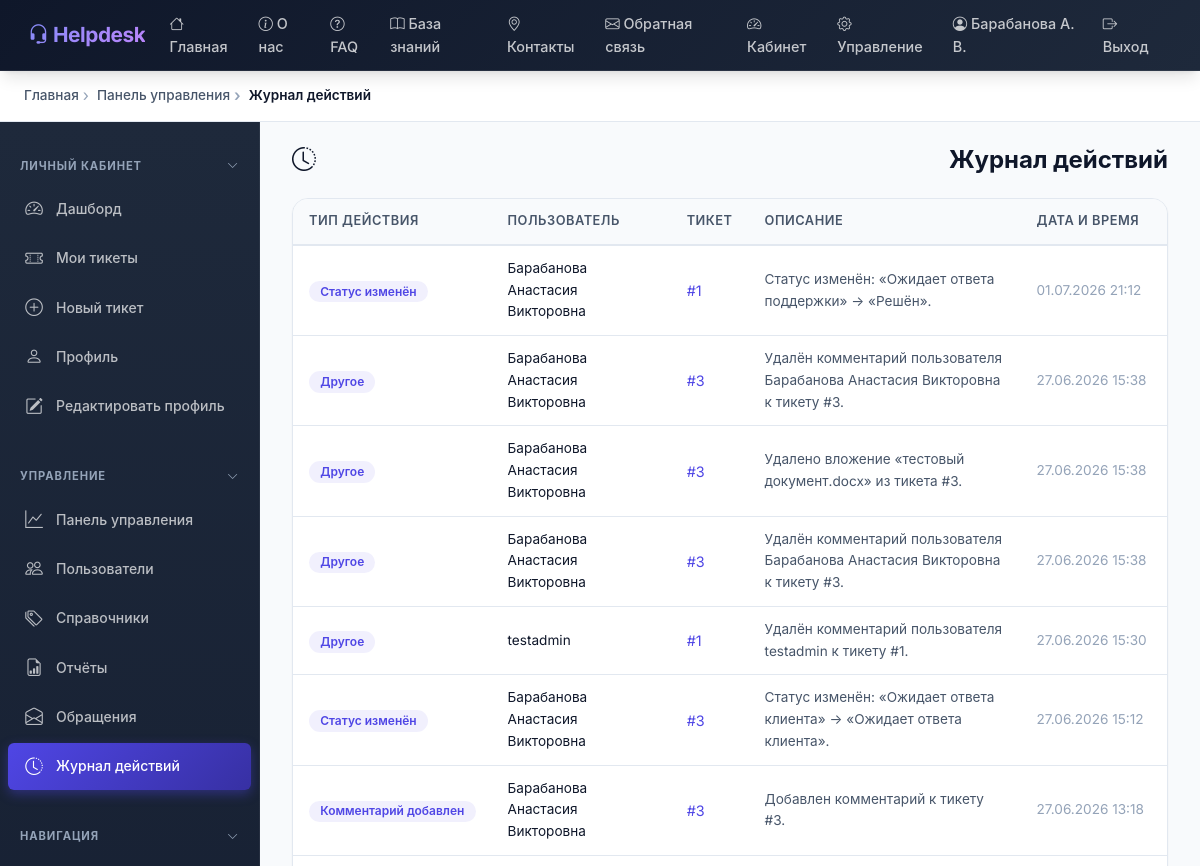
The app's page /admin-panel/activity/ (signed in, upper part), older data.
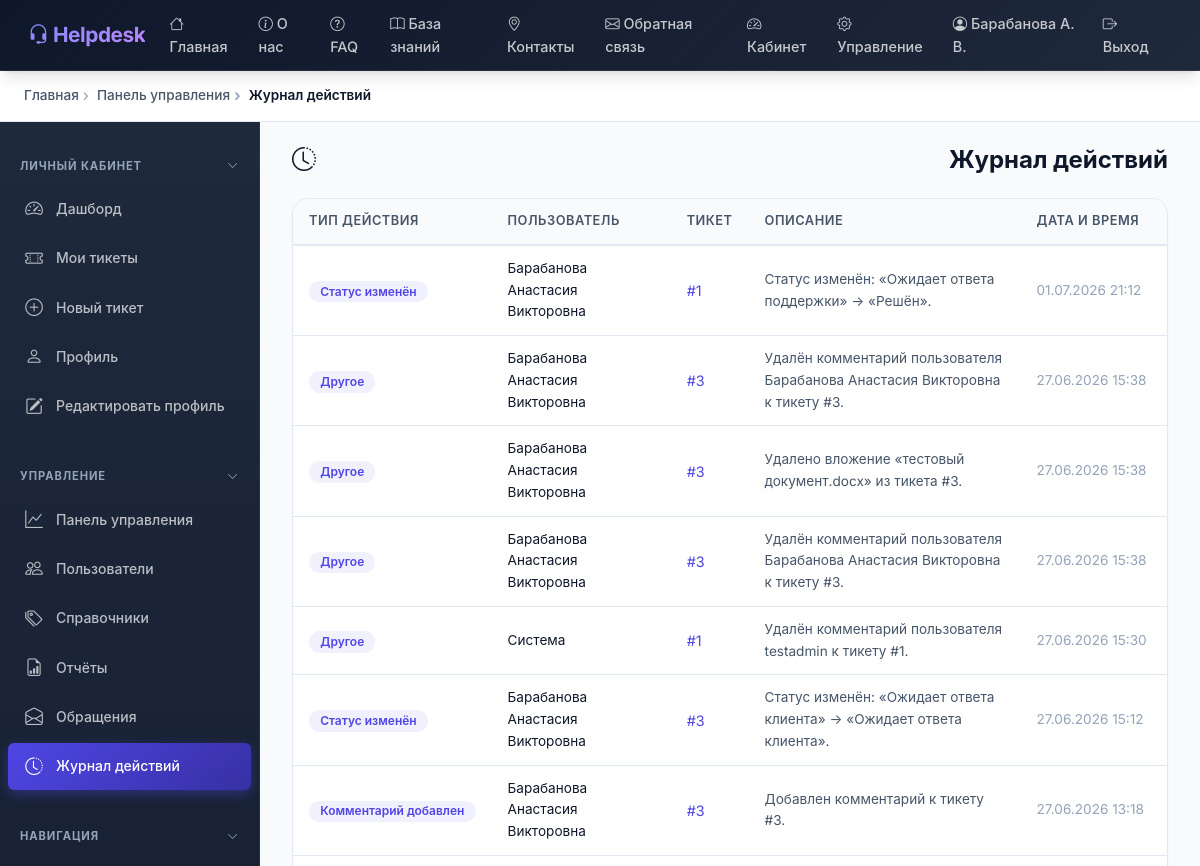
The same page, newer data.
### helpdesk/models.py (models this page shows, shortened)
class ActivityLog(models.Model):
    class ActionType(models.TextChoices):
        TICKET_CREATED = 'TICKET_CREATED', 'Тикет создан'
        TICKET_UPDATED = 'TICKET_UPDATED', 'Тикет обновлён'
        TICKET_CLOSED = 'TICKET_CLOSED', 'Тикет закрыт'
        STATUS_CHANGED = 'STATUS_CHANGED', 'Статус изменён'
        ASSIGNEE_CHANGED = 'ASSIGNEE_CHANGED', 'Исполнитель назначен'
        COMMENT_ADDED = 'COMMENT_ADDED', 'Комментарий добавлен'
        FILE_UPLOADED = 'FILE_UPLOADED', 'Файл загружен'
        OTHER = 'OTHER', 'Другое'
    user = models.ForeignKey(
        User,
        on_delete=models.SET_NULL,
        null=True,
        blank=True,
        related_name='activity_logs',
        verbose_name='Пользователь',
    )
    ticket = models.ForeignKey(
        Ticket,
        on_delete=models.CASCADE,
        null=True,
        blank=True,
        related_name='activity_logs',
        verbose_name='Тикет',
    )
    action_type = models.CharField(
        max_length=20,
        choices=ActionType.choices,
        default=ActionType.OTHER,
        verbose_name='Тип действия',
    )
    description = models.TextField(
        blank=True,
        default='',
        verbose_name='Описание',
        help_text='Подробное описание выполненного действия.',
    )
    created_at = models.DateTimeField(
        auto_now_add=True,
        verbose_name='Дата и время',
    )
    class Meta:
        verbose_name = 'Запись журнала'
        verbose_name_plural = 'Журнал действий'
        ordering = ['-created_at']

class User(AbstractUser):
    class Role(models.TextChoices):
        CLIENT = 'CLIENT', 'Клиент'
        SUPPORT = 'SUPPORT', 'Саппорт'
        ADMIN = 'ADMIN', 'Администратор'
    role = models.CharField(
        max_length=10,
        choices=Role.choices,
        default=Role.CLIENT,
        verbose_name='Роль',
        help_text='Роль определяет уровень доступа пользователя в системе.',
    )
    patronymic = models.CharField(
        max_length=150,
        blank=True,
        default='',
        verbose_name='Отчество',
    )
    phone = models.CharField(
        max_length=20,
        blank=True,
        default='',
        verbose_name='Телефон',
        help_text='Контактный номер телефона.',
    )
    department = models.ForeignKey(
        Department,
        on_delete=models.SET_NULL,
        null=True,
        blank=True,
        related_name='employees',
        verbose_name='Отдел',
        help_text='Отдел, к которому прикреплён сотрудник.',
    )
    avatar = models.ImageField(
        upload_to='avatars/%Y/%m/',
        blank=True,
        null=True,
        verbose_name='Аватар',
        help_text='Фотография профиля пользователя.',
    )
    bio = models.TextField(
        blank=True,
        default='',
        verbose_name='О себе',
        help_text='Краткая информация о пользователе.',
    )
    class Meta:
        verbose_name = 'Пользователь'
        verbose_name_plural = 'Пользователи'
        ordering = ['last_name', 'first_name']
    def __str__(self) -> str:
        full_name = f'{self.last_name} {self.first_name} {self.patronymic}'.strip()
        return full_name if full_name else self.username
    @property
    def short_name(self) -> str:
        parts = [self.last_name]
        if self.first_name:
            parts.append(f'{self.first_name[0]}.')
        if self.patronymic:
            parts.append(f'{self.patronymic[0]}.')
        return ' '.join(parts).strip() or self.username
    @property
    def is_client(self) -> bool:
        return self.role == self.Role.CLIENT

class Ticket(models.Model):
    title = models.CharField(
        max_length=300,
        verbose_name='Тема обращения',
        help_text='Кратко опишите суть проблемы или вопроса.',
    )
    description = models.TextField(
        verbose_name='Описание',
        help_text='Подробное описание обращения.',
    )
    author = models.ForeignKey(
        User,
        on_delete=models.CASCADE,
        related_name='created_tickets',
        verbose_name='Автор',
        help_text='Пользователь, создавший тикет.',
    )
    assignee = models.ForeignKey(
        User,
        on_delete=models.SET_NULL,
        null=True,
        blank=True,
        related_name='assigned_tickets',
        verbose_name='Исполнитель',
        help_text='Сотрудник поддержки, назначенный на обработку тикета.',
    )
    category = models.ForeignKey(
        TicketCategory,
        on_delete=models.PROTECT,
        related_name='tickets',
        verbose_name='Категория',
    )
    status = models.ForeignKey(
        TicketStatus,
        on_delete=models.PROTECT,
        related_name='tickets',
        verbose_name='Статус',
    )
    priority = models.ForeignKey(
        TicketPriority,
        on_delete=models.PROTECT,
        related_name='tickets',
        verbose_name='Приоритет',
    )
    department = models.ForeignKey(
        Department,
        on_delete=models.SET_NULL,
        null=True,
        blank=True,
        related_name='tickets',
        verbose_name='Отдел-исполнитель',
    )
    created_at = models.DateTimeField(
        auto_now_add=True,
        verbose_name='Дата создания',
    )
    updated_at = models.DateTimeField(
        auto_now=True,
        verbose_name='Дата обновления',
    )
    closed_at = models.DateTimeField(
        null=True,
        blank=True,
        verbose_name='Дата закрытия',
    )
    class Meta:
        verbose_name = 'Тикет'
        verbose_name_plural = 'Тикеты'
        ordering = ['-created_at']

### helpdesk/views.py (the view)
    def wrapper(request, *args, **kwargs):
        if not request.user.is_authenticated:
            return redirect('login')
        if request.user.is_client:
            messages.error(request, 'У вас нет доступа к этому разделу.')
            return redirect('dashboard')
        return view_func(request, *args, **kwargs)

### helpdesk/templatetags/helpdesk_tags.py (called while the page is built)
@register.simple_tag
def active_link(request, url_name, *args):
    from django.urls import reverse
    try:
        url = reverse(url_name, args=args)
        if request.path == url:
            return 'active'
    except Exception:
        pass
    return ''

### helpdesk/views.py (called while the page is built)
def staff_required(view_func):
    def wrapper(request, *args, **kwargs):
        if not request.user.is_authenticated:
            return redirect('login')
        if request.user.is_client:
            messages.error(request, 'У вас нет доступа к этому разделу.')
            return redirect('dashboard')
        return view_func(request, *args, **kwargs)
    wrapper.__name__ = view_func.__name__
    wrapper.__doc__ = view_func.__doc__
    return wrapper

@staff_required
def admin_activity_log_view(request):
    logs = ActivityLog.objects.select_related('user', 'ticket').order_by('-created_at')[:100]
    context = {
        'logs': logs,
        'breadcrumbs': [
            ('Главная', '/'),
            ('Панель управления', '/admin-panel/'),
            ('Журнал действий', None),
        ],
    }
    return render(request, 'admin_panel/activity_log.html', context)

### templates/admin_panel/activity_log.html (shortened to what this page needs)
{% extends 'base.html' %}
{% load helpdesk_tags %}
{% block content %}
<div class="layout-wrapper">
    {% include 'includes/sidebar.html' %}
    <div class="main-content fade-in">
        <h1 class="page-title"><i class="bi bi-clock-history"></i> Журнал действий</h1>
        <div class="card-helpdesk">
            <div class="card-body" style="padding: 0; overflow-x: auto;">
                {% if logs %}
                <table class="table-helpdesk">
                    <thead>
                        <tr>
                            <th>Тип действия</th>
                            <th>Пользователь</th>
                            <th>Тикет</th>
                            <th>Описание</th>
                            <th>Дата и время</th>
                        </tr>
                    </thead>
                    <tbody>
                        {% for log in logs %}
                        <tr>
                            <td>
                                <span class="badge-status" style="background: rgba(79,70,229,0.08); color: var(--primary); font-size: 0.75rem;">
                                    {{ log.get_action_type_display }}
                                </span>
                            </td>
                            <td style="font-size:0.85rem;">{{ log.user|default:"Система" }}</td>
                            <td>
                                {% if log.ticket %}
                                <a href="{% url 'ticket_detail' log.ticket.pk %}">#{{ log.ticket.pk }}</a>
                                {% else %}—{% endif %}
                            </td>
                            <td style="font-size:0.85rem; color: var(--text-secondary);">
                                {{ log.description|truncatewords:12 }}
                            </td>
                            <td style="font-size:0.85rem; color: var(--text-muted); white-space: nowrap;">
                                {{ log.created_at|date:"d.m.Y H:i" }}
                            </td>
                        </tr>
                        {% endfor %}
                    </tbody>
                </table>
                {% else %}
                <div class="text-center py-5" style="color: var(--text-muted);">
                    <i class="bi bi-clock-history" style="font-size: 3rem;"></i>
                    <p class="mt-2">Журнал пуст.</p>
                </div>
                {% endif %}
            </div>
        </div>
    </div>
</div>
{% endblock %}

Row changes from the older to the newer data that the page shows:
changed ActivityLog "Удалён комментарий пользователя testadmin к тикету #1.": user "testadmin" → "Система"
